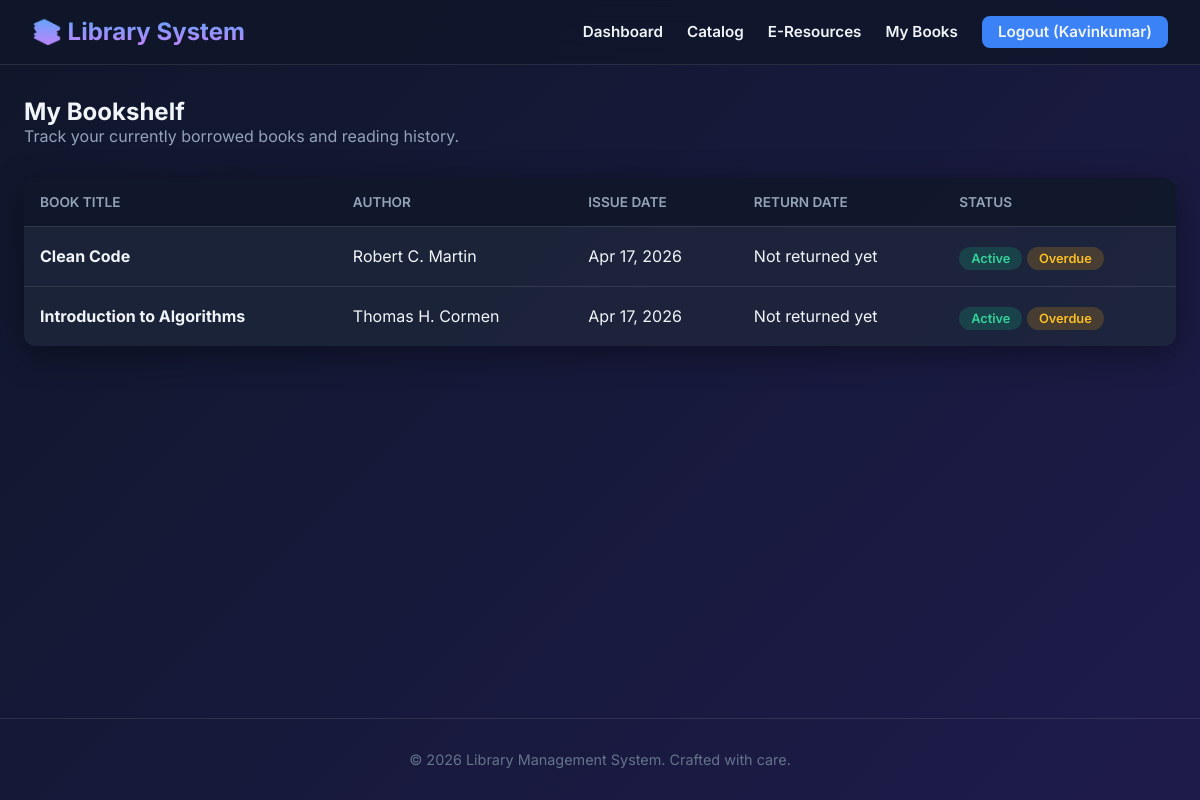
The page /mybooks.php (signed in) on the database its author committed.
### tables this page shows
CREATE TABLE `book_issues` (
  `id` int(11) NOT NULL AUTO_INCREMENT,
  `book_id` int(11) DEFAULT NULL,
  `user_id` int(11) DEFAULT NULL,
  `issue_date` date DEFAULT NULL,
  `return_date` date DEFAULT NULL,
  PRIMARY KEY (`id`)
);

CREATE TABLE `books` (
  `id` int(11) NOT NULL AUTO_INCREMENT,
  `title` varchar(200) DEFAULT NULL,
  `author` varchar(200) DEFAULT NULL,
  `quantity` int(11) DEFAULT NULL,
  `available_quantity` int(11) DEFAULT NULL,
  `department` varchar(100) DEFAULT 'General',
  `block` varchar(10) DEFAULT 'A',
  `row_num` int(11) DEFAULT 1,
  `column_num` int(11) DEFAULT 1,
  PRIMARY KEY (`id`)
);

### mybooks.php (the view, shortened to what this page needs)
<?php
include("config/db.php");
include("includes/header.php");
$user_id = $_SESSION['user']['id'];
$query = "SELECT bi.*, b.title, b.author
          FROM book_issues bi
          JOIN books b ON bi.book_id = b.id
          WHERE bi.user_id = $user_id
          ORDER BY bi.issue_date DESC";
$res = $conn->query($query);
?>
<h2>My Bookshelf</h2>
<p style="color: #94a3b8; margin-bottom: 2rem;">Track your currently borrowed books and reading history.</p>
<?php if($res->num_rows > 0): ?>
    <table class="table-premium">
        <thead>
            <tr>
                <th>Book Title</th>
                <th>Author</th>
                <th>Issue Date</th>
                <th>Return Date</th>
                <th>Status</th>
            </tr>
        </thead>
        <tbody>
            <?php while($row = $res->fetch_assoc()): ?>
                <tr>
                    <td><strong><?php echo htmlspecialchars($row['title']); ?></strong></td>
                    <td><?php echo htmlspecialchars($row['author']); ?></td>
                    <td><?php echo date('M d, Y', strtotime($row['issue_date'])); ?></td>
                    <td>
                        <?php
                        if($row['return_date']) {
                            echo date('M d, Y', strtotime($row['return_date']));
                        } else {
                            echo 'Not returned yet';
                        }
                        ?>
                    </td>
                    <td>
                        <?php if($row['return_date']): ?>
                            <span class="badge" style="background: rgba(255,255,255,0.1);">Returned</span>
                        <?php else: ?>
                            <span class="badge success">Active</span>
                            <?php
                                $due = strtotime($row['issue_date'] . ' + 7 days');
                                if(time() > $due) {
                                    echo '<span class="badge warning" style="margin-top:0.25rem; display:inline-block;">Overdue</span>';
                                }
                            ?>
                        <?php endif; ?>
                    </td>
                </tr>
            <?php endwhile; ?>
        </tbody>
    </table>
<?php endif; ?>
<?php include("includes/footer.php"); ?>

### includes/header.php (shortened to what this page needs)
<!DOCTYPE html>
<html lang="en">
<head>
    <link rel="stylesheet" href="/Library_Management/includes/style.css">
</head>
<body>
<header>
    <h1>📚 Library System</h1>
    <div class="nav-links">
        <?php if(isset($_SESSION['user'])): ?>
            <?php if($_SESSION['user']['role'] === 'student'): ?>
                <a href="/Library_Management/dashboard.php">Dashboard</a>
                <a href="/Library_Management/search.php">Catalog</a>
                <a href="/Library_Management/eresources.php">E-Resources</a>
                <a href="/Library_Management/mybooks.php">My Books</a>
            <?php endif; ?>
            <a href="/Library_Management/logout.php" class="btn" style="padding: 0.4rem 1rem;">Logout (<?= htmlspecialchars($_SESSION['user']['name']) ?>)</a>
        <?php else: ?>
            <a href="/Library_Management/login.php">Login</a>
            <a href="/Library_Management/register.php" class="btn" style="padding: 0.4rem 1rem;">Register</a>
        <?php endif; ?>
    </div>
</header>
<div class="container">

### includes/footer.php
</div>
<footer>
    <p>&copy; <?= date("Y") ?> Library Management System. Crafted with care.</p>
</footer>
</body>
</html>

### includes/style.css (style rules this page uses)
:root { --bg-color: #0f172a; --text-color: #f1f5f9; --primary-color: #3b82f6; --primary-hover: #2563eb; --card-bg: rgba(30, 41, 59, 0.7); --border-color: rgba(255, 255, 255, 0.1); --glass-shadow: 0 8px 32px 0 rgba(0, 0, 0, 0.37); --success: #10b981; --danger: #ef4444; }
* { margin: 0; padding: 0; box-sizing: border-box; }
body { font-family: 'Inter', sans-serif; background: linear-gradient(135deg, #0f172a 0%, #1e1b4b 100%); color: var(--text-color); min-height: 100vh; display: flex; flex-direction: column; }
header { background: rgba(15, 23, 42, 0.8); backdrop-filter: blur(12px); border-bottom: 1px solid var(--border-color); padding: 1rem 2rem; display: flex; justify-content: space-between; align-items: center; position: sticky; top: 0; z-index: 100; }
header h1 { font-size: 1.5rem; font-weight: 700; background: -webkit-linear-gradient(#60a5fa, #c084fc); -webkit-background-clip: text; -webkit-text-fill-color: transparent; }
.nav-links { display: flex; gap: 1.5rem; align-items: center; }
.nav-links a { color: var(--text-color); text-decoration: none; font-weight: 600; font-size: 0.95rem; transition: color 0.3s; }
.container { flex: 1; max-width: 1200px; margin: 2rem auto; width: 100%; padding: 0 1.5rem; }
button, .btn { display: inline-block; background: var(--primary-color); color: white; border: none; padding: 0.75rem 1.5rem; border-radius: 8px; font-weight: 600; cursor: pointer; text-decoration: none; transition: background 0.3s, transform 0.1s; font-size: 1rem; }
.table-premium { width: 100%; border-collapse: collapse; margin-top: 1rem; background: var(--card-bg); border-radius: 12px; overflow: hidden; box-shadow: var(--glass-shadow); }
.table-premium th, .table-premium td { padding: 1rem; text-align: left; border-bottom: 1px solid var(--border-color); }
.table-premium th { background: rgba(15, 23, 42, 0.9); font-weight: 600; color: #94a3b8; text-transform: uppercase; font-size: 0.85rem; }
.table-premium tr:last-child td { border-bottom: none; }
.badge { padding: 0.25rem 0.75rem; border-radius: 9999px; font-size: 0.8rem; font-weight: 600; }
.badge.success { background: rgba(16, 185, 129, 0.2); color: #34d399; }
.badge.warning { background: rgba(245, 158, 11, 0.2); color: #fbbf24; }
footer { text-align: center; padding: 2rem; color: #64748b; font-size: 0.9rem; border-top: 1px solid var(--border-color); margin-top: auto; }

### rows shown on the page
book_issues: book.title "Clean Code", book.author "Robert C. Martin", issue_date "Apr 17, 2026", shows "Not returned yet", shows "Active", shows "Overdue"
book_issues: book.title "Introduction to Algorithms", book.author "Thomas H. Cormen", issue_date "Apr 17, 2026", shows "Not returned yet", shows "Active", shows "Overdue"

### other values the page prints
$_SESSION['user']['name'] "Kavinkumar"
